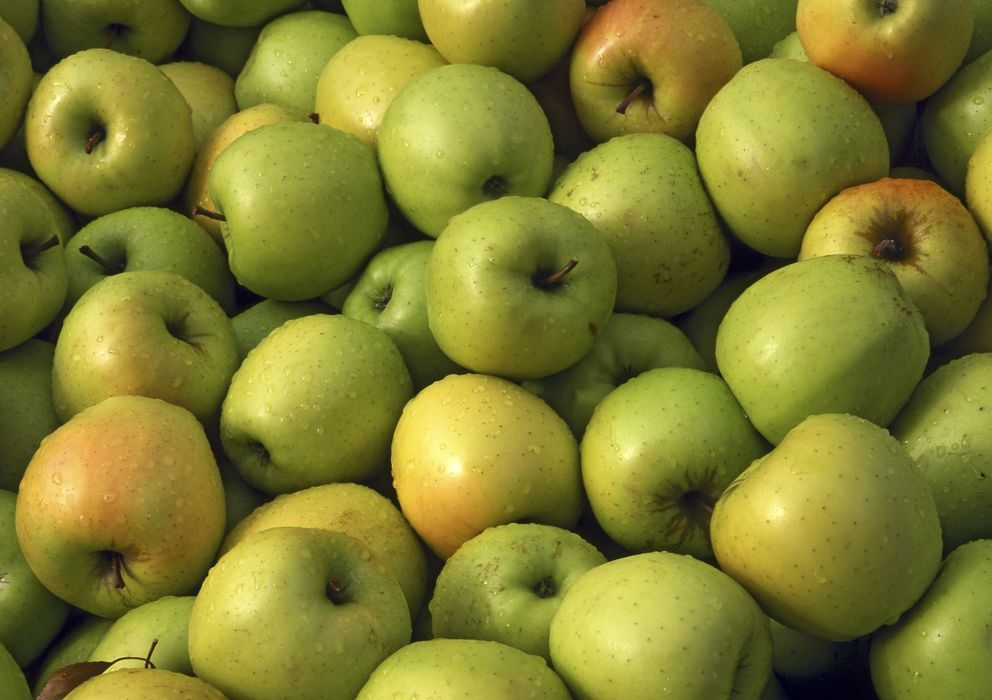
#> input picture P#4/manzana.jpg, 992 x 700 px
$ python 'P#4.py'
#> lines starting #> are read from the running program, lines starting #| are printed output that depends on the picture
import numpy as np
import cv2
#Cargar imagen
img = cv2.imread('manzana.jpg',cv2.IMREAD_COLOR)
#> img is the input picture: shape (700, 992, 3); mean B, G, R 47.2, 124.6, 127
#Dibujar formas
cv2.line(img,(0,0),(200,300),(255,255,255),50)
cv2.rectangle(img,(500,250),(1000,500),(0,0,255),15)
cv2.circle(img,(447,63), 63, (0,255,0), -1)
#Interpolacion de puntos
pts = np.array([[100,50],[200,300],[700,200],[500,100]], np.int32)
pts = pts.reshape((-1,1,2))
cv2.polylines(img, [pts], True, (0,255,255), 3)
#Escribir en la imagen
font = cv2.FONT_HERSHEY_SCRIPT_SIMPLEX
cv2.putText(img,'Eduardo CF',(10,500), font, 4, (200,255,155), 5, cv2.LINE_AA)
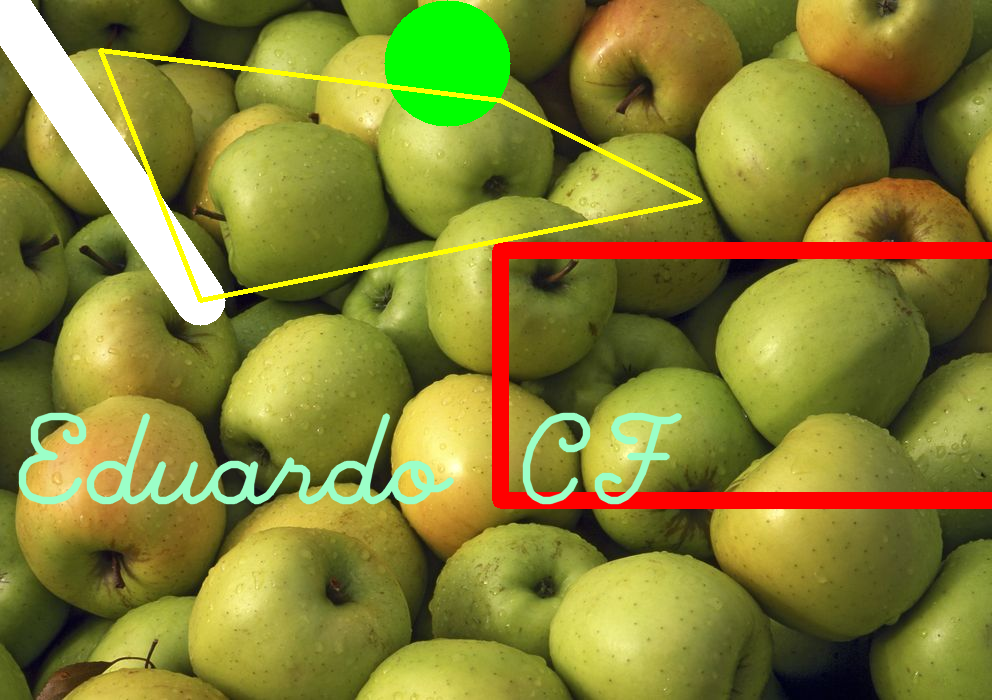
#> img: shape (700, 992, 3); mean B, G, R 52.6, 129.9, 133.2
#Mostrar la imagen
cv2.imshow('image',img)
cv2.waitKey(0)
cv2.destroyAllWindows()
